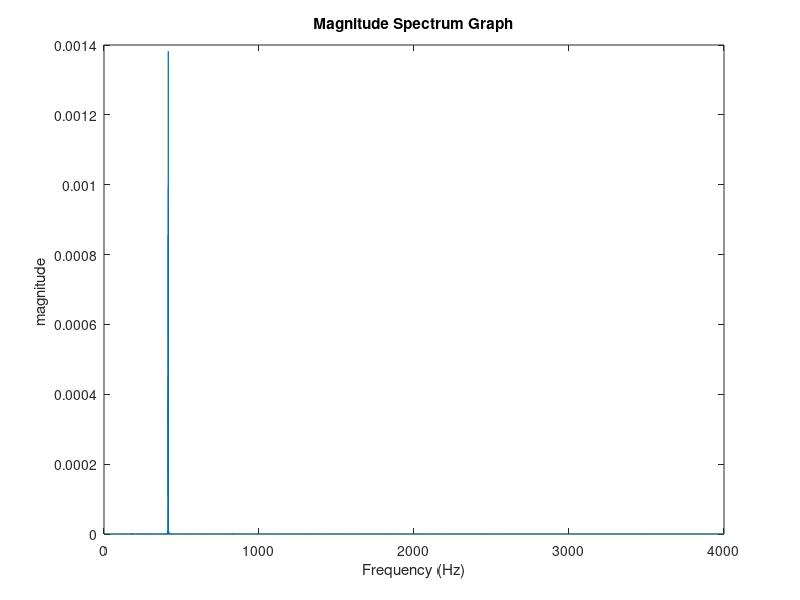
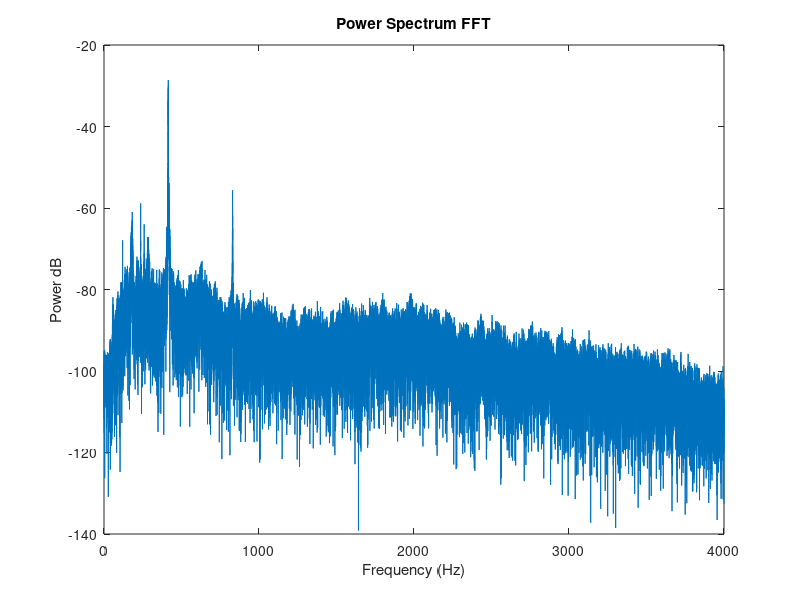
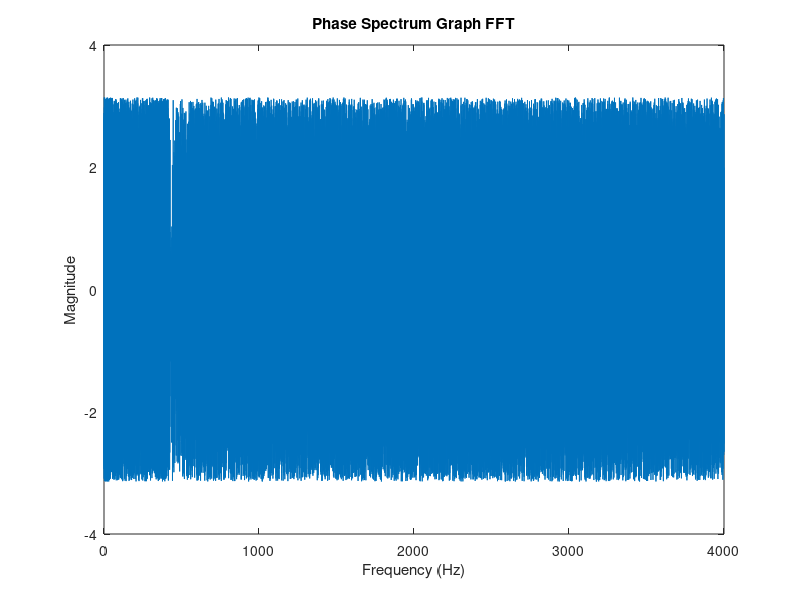

Here is the MATLAB script that generated these plots, in order:
clear all

load ('myRecording3.mat');

% H= fft (myRecording,N);
% fre=[0:1:N/2]*Fs/N; % Note that I have done this to plot both +ve (0 to fs/2)  side and -ve (-fs/2 to 0) side properly
% H = length(fre);
% 
% figure
% plot(fre,abs(H),'g');
% xlabel('Frequency (Hz)')
% ylabel('Magnitude response in dB')
% title('Frequency Response of Basic Sinc LPF')

N = 80000;
Stefxdft = fft(myRecording,N);
Stefxdft = Stefxdft(1:N/2+1);
stefanox = (1/(Fs*N)) * abs(Stefxdft).^2;
stefanox(2:end-1) = 2*stefanox(2:end-1);
freq = 0:Fs/length(myRecording):Fs/2;
yangle = angle (Stefxdft(1:N/2+1));

%plot Magnitude 
figure(1);
plot(freq,abs(stefanox))
title('Magnitude Spectrum Graph')
xlabel('Frequency (Hz)')
ylabel('magnitude ')

%plot PSD
figure(2);
plot(freq,10*log10(stefanox))
title('Power Spectrum FFT')
xlabel('Frequency (Hz)')
ylabel('Power dB')

%plot Phase 
figure(3);
plot(freq,yangle)
title('Phase Spectrum Graph FFT')
xlabel('Frequency (Hz)')
ylabel('Magnitude')

sound(myRecording)

% frequency 415.3



